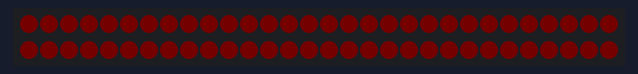
This sketch was run on a simulated Arduino Uno, built with avr-gcc and run on an emulated ATmega328P. Parts: 60 RGB LEDs in strip order, left to right, continuing on the next row. Dim RGB values are drawn brighter than linear; colours are those a GRB WS2812 strip shows for the declared byte order.

Above: at 1.4 s.
At 6.29 s:
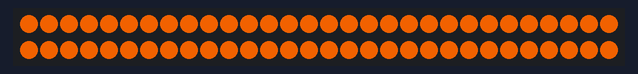

Measured:
- by itself, everything shown: repeats every 5.4 s, in 80 steps

The sketch:

quadwave_fadeup.ino
```cpp
//***************************************************************
// test_quadwave8_fade_up pulse example
//
// Marc Miller, 2015
//***************************************************************

#include "FastLED.h"
#define LED_TYPE WS2812  // ***Update to your strip type.  NEOPIXEL, APA102, LPD8806, etc.
#define DATA_PIN 5  // ***Remember to set this to your data pin
#define NUM_LEDS 60  // ***Remember to set this to your strip length
#define MASTER_BRIGHTNESS 255  // Master brightness range is 0-255
CRGB leds[NUM_LEDS];

uint16_t count;
uint8_t speed = 15;  // Higher number gives slower pulse

//---------------------------------------------------------------
void setup() {
  delay(1000);  // Startup delay
  Serial.begin(115200);  // Allows serial monitor output (check baud rate)
  FastLED.addLeds<LED_TYPE,DATA_PIN>(leds, NUM_LEDS);  // ***For Clock-less strips.
  FastLED.setBrightness(MASTER_BRIGHTNESS);
}

//---------------------------------------------------------------
void loop() {
  uint8_t value = quadwave8(count/speed);
  //Serial.print("  count: ");  Serial.print(count);
  //Serial.print("    value: ");  Serial.println(value);
  for (int i=0; i<NUM_LEDS; i++) {
    leds[i] = CHSV(80,255,value);
  }
  FastLED.show();
  count++;
  if (value >= 255){  // If value is maxed out then reset count.
    count = 0;
  }

}
```
